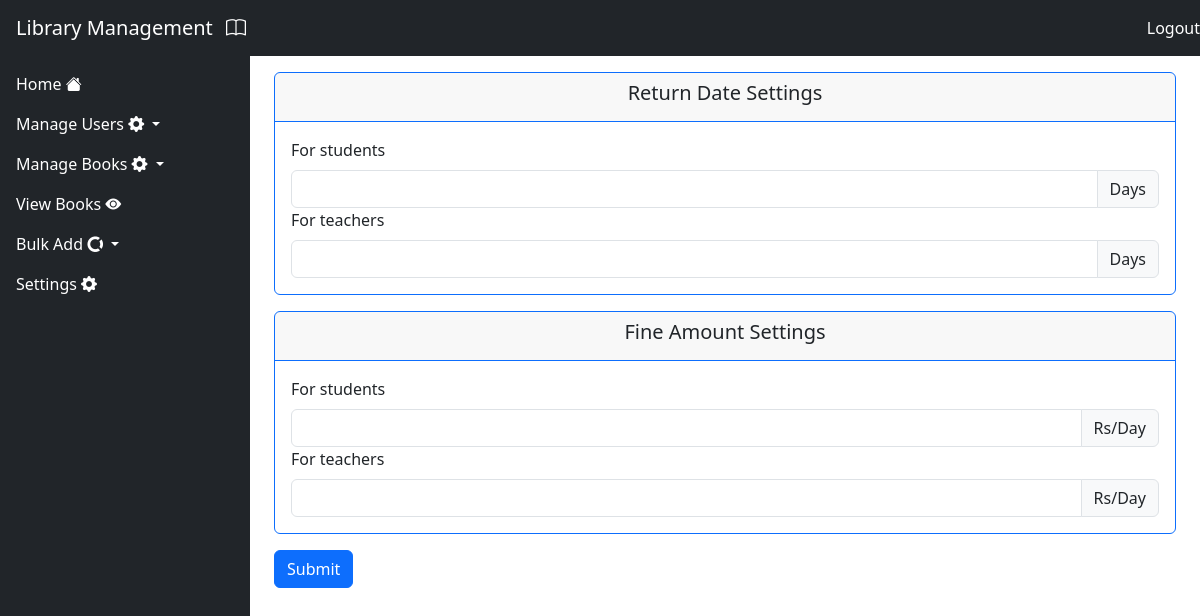
The app's page /settings, older data.
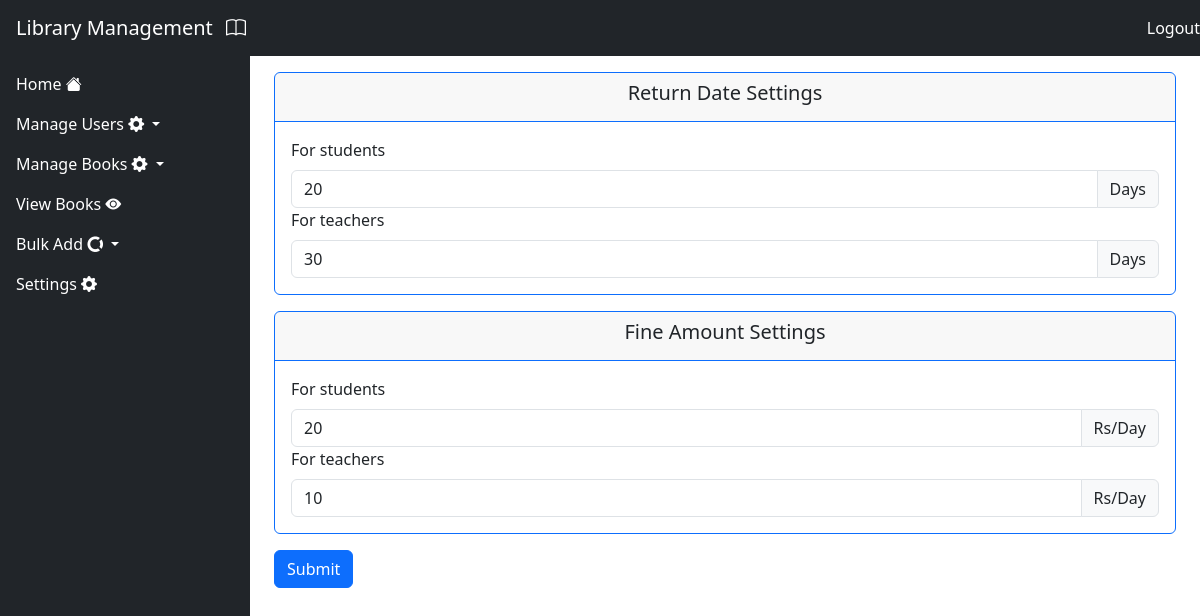
The same page, newer data.
### Library/models.py (models this page shows, shortened)
class Setting(models.Model):
    maxDueStud = models.IntegerField(default=0)
    maxDueTeach = models.IntegerField(default=0)
    fineStud = models.IntegerField(default=0)
    fineTeach = models.IntegerField(default=0)

### Library/views.py (the view, shortened to what this page needs)
# urls.py: path('settings',settings,name='settings'),
def settings(request):
    setting_instance = Setting.objects.first()  # Get the first (or only) row
    return render(request, 'settings.html', {'settings': setting_instance})

### Library/templates/settings.html (shortened to what this page needs)
{% extends 'base.html' %}
{% block content %}
<div class="col">
  <form action="" method="post">
    <div class="card mb-3 border-primary">
      <div class="card-header border-primary">
        <h5 class="text-center">Return Date Settings</h5>
      </div>
      <div class="card-body">
        <label class="form-label">For students</label>
        <div class="input-group">
          <input type="number" name="maxDueStud" class="form-control" required value="{{ settings.maxDueStud }}">
          <span class="input-group-text">Days</span>
        </div>
        <label class="form-label">For teachers</label>
        <div class="input-group">
          <input type="number" name="maxDueTeach" class="form-control" required value="{{ settings.maxDueTeach }}">
          <span class="input-group-text">Days</span>
        </div>
      </div>
    </div>
    <div class="card mb-3 border-primary">
      <div class="card-header border-primary">
        <h5 class="text-center">Fine Amount Settings</h5>
      </div>
      <div class="card-body">
        <label class="form-label">For students</label>
        <div class="input-group">
          <input type="number" name="fineStud" class="form-control" required value="{{ settings.fineStud }}">
          <span class="input-group-text">Rs/Day</span>
        </div>
        <label class="form-label">For teachers</label>
        <div class="input-group">
          <input type="number" name="fineTeach" class="form-control" required value="{{ settings.fineTeach }}">
          <span class="input-group-text">Rs/Day</span>
        </div>
      </div>
    </div>
    <button type="submit" class="btn btn-primary">Submit</button>
  </form>
</div>
{% endblock %}

Row changes from the older to the newer data that the page shows:
added Setting: maxDueStud "20", maxDueTeach "30", fineStud "20", fineTeach "10"
